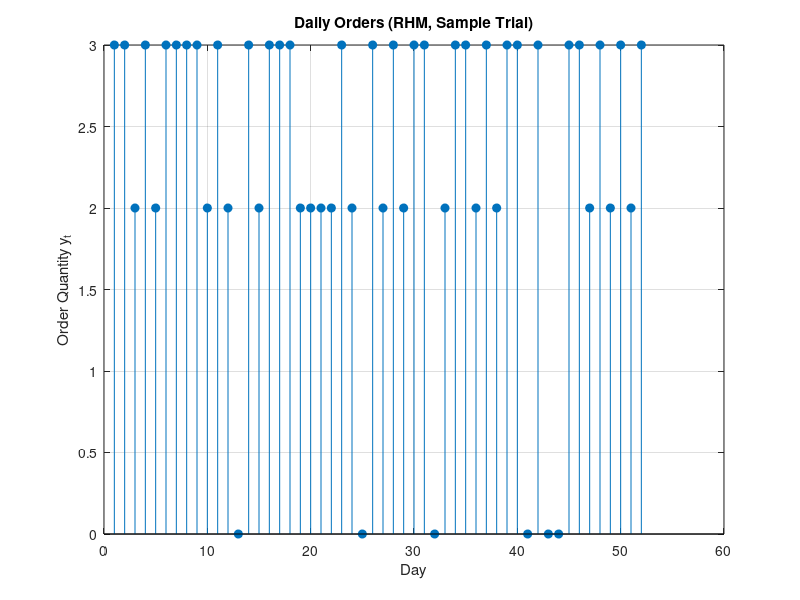
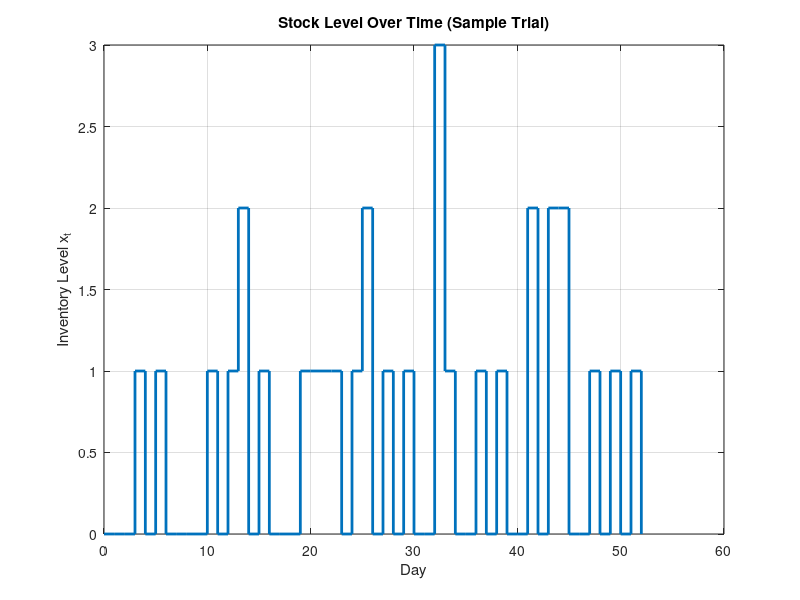

These figures' MATLAB source, in order:
clc; clear; close all;
rng(1); 

% Simulation settings
num_days = 52;
num_trials = 500;
H = 5; 

% Cost parameters
warehouse_cost = 5;
shortage_penalty = 20;
disposal_cost = 10;

% Demand distribution 
demand_values = 0:6;
probabilities = [0.04, 0.08, 0.27358780290000001, 0.40641219710000004, 0.16, 0.02, 0.02];

% Policy parameters
reorder_level = 1;     
Y = 0:6;              

% Results
total_costs = zeros(1, num_trials);
final_orders = zeros(num_trials, num_days);
final_stocks = zeros(num_trials, num_days + 1);

for trial = 1:num_trials
    x = 0;                     % Initial stock (x₀)
    total_cost = 0;
    u = 0;                     % Incoming order (uₜ)
    order = zeros(1, num_days);
    x_record = zeros(1, num_days + 1);
    x_record(1) = x;

    for t = 1:num_days
        % Step 1: Apply previous day's order
        x = x + u;
        u = 0;

        % Step 2: Sample stochastic demand
        rand_val = rand();
        cumulative_prob = cumsum(probabilities);
        demand = demand_values(find(rand_val <= cumulative_prob, 1));

        % Step 3: Fulfill demand, apply cost
        if demand > x
            daily_cost = shortage_penalty;
            x = 0;
        else
            x = x - demand;
            daily_cost = warehouse_cost * x;
        end

        % Step 4: Receding Horizon Control
        if x <= reorder_level
            best_y = 0;
            min_exp_cost = inf;

            for y = Y
                exp_cost = 0;
                virt_stock = x + y;

                % Predict expected cost over horizon H
                for h = 1:H
                    for d = demand_values
                        p = probabilities(d + 1);
                        if virt_stock >= d
                            leftover = virt_stock - d;
                            c = warehouse_cost * leftover;
                        else
                            c = shortage_penalty;
                        end
                        exp_cost = exp_cost + p * c;
                    end
                end

                % Select order with minimum expected cost
                if exp_cost < min_exp_cost
                    min_exp_cost = exp_cost;
                    best_y = y;
                end
            end

            % Apply optimal order 
            order(t) = best_y;
            u = best_y;
        else
            order(t) = 0;
        end

        total_cost = total_cost + daily_cost;
        x_record(t + 1) = x;
    end

    % Step 5: Apply disposal cost at end of horizon
    total_cost = total_cost + x * disposal_cost;

    % Record results
    total_costs(trial) = total_cost;
    final_orders(trial, :) = order;
    final_stocks(trial, :) = x_record;
end

% Output results
mean_cost = mean(total_costs);
static_policy_cost = 422.00; % From fixed policy (y=3, r=1)

fprintf('RHM Total Cost over %d trials: %.2f gold coins\n', num_trials, mean_cost);
fprintf('Static Policy Cost (y = 3, r = 1): %.2f gold coins\n', static_policy_cost);
fprintf('Used r = %d and H = %d\n', reorder_level, H);

% Display sample dynamic policy
disp('Sample yₜ order sequence (last trial):');
disp(final_orders(end, :));

% Plot results
figure;
stem(1:num_days, final_orders(end, :), 'filled');
xlabel('Day'); ylabel('Order Quantity yₜ');
title('Daily Orders (RHM, Sample Trial)');
grid on;

figure;
stairs(0:num_days, final_stocks(end, :), 'LineWidth', 2);
xlabel('Day'); ylabel('Inventory Level xₜ');
title('Stock Level Over Time (Sample Trial)');
grid on;
